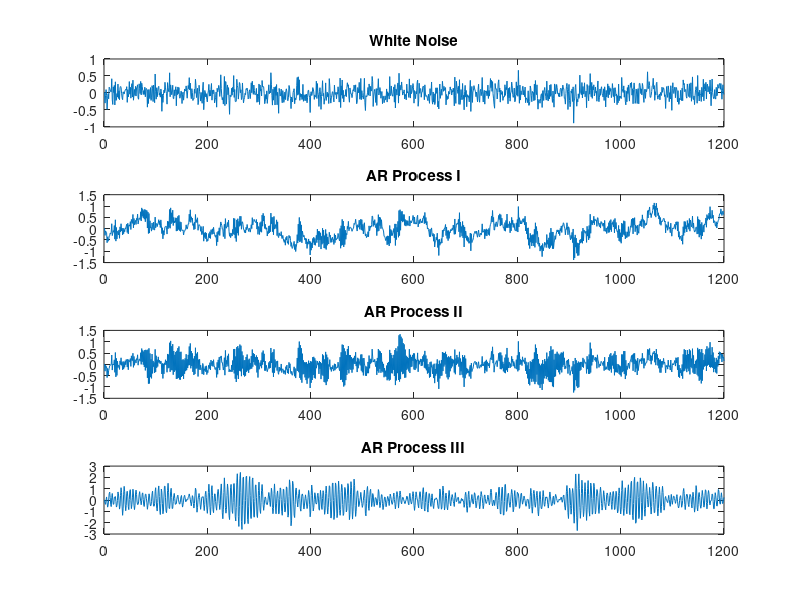
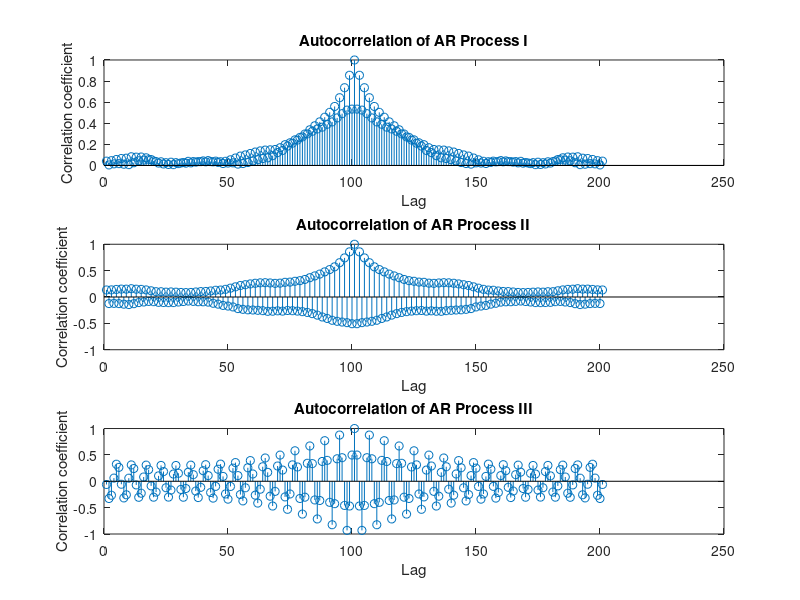

Here is the MATLAB script that generated these plots, in order:
%Adaptive Filter Theory, Simon Haykin
% Chapter 1
% Section 1.9
% Neeraj Gangwar

%white noise process
v = 0.2*randn(1200, 1);

%AR Process I
A1 = [1, -0.10, -0.8];
B1 = 1;
y1 = filter(B1, A1, v);
ar1_corr = xcorr(y1, 100, 'coeff');

%AR Process II
A2 = [1, 0.1, -0.8];
B2 = 1;
y2 = filter(B2, A2, v);
ar2_corr = xcorr(y2, 100, 'coeff');

%AR Process III
A3 = [1, -0.975, 0.95];
B3 = 1;
y3 = filter(B3, A3, v);
ar3_corr = xcorr(y3, 100, 'coeff');

%plot the processes
subplot(4, 1, 1);
plot(v);
title('White Noise');

subplot(4, 1, 2);
plot(y1);
title('AR Process I');

subplot(4, 1, 3);
plot(y2);
title('AR Process II');

subplot(4, 1, 4);
plot(y3);
title('AR Process III');

figure(2);
subplot(3, 1, 1);
stem(ar1_corr);
title('Autocorrelation of AR Process I');
xlabel('Lag');
ylabel('Correlation coefficient');

subplot(3, 1, 2);
stem(ar2_corr);
title('Autocorrelation of AR Process II');
xlabel('Lag');
ylabel('Correlation coefficient');

subplot(3, 1, 3);
stem(ar3_corr);
title('Autocorrelation of AR Process III');
xlabel('Lag');
ylabel('Correlation coefficient');